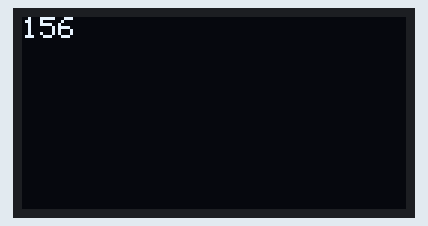
This sketch was run on a simulated Arduboy, built with avr-gcc and run on an emulated ATmega32U4. On the bench: 128×64 one-colour display.

Above: at 0.76 s.
At 5.56 s:
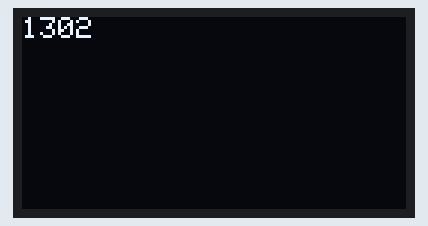
At 10.36 s:
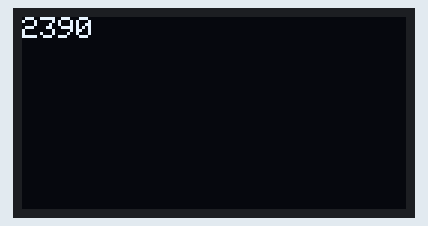
At 20.27 s:
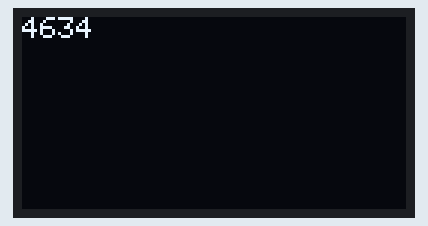
At 29.88 s:
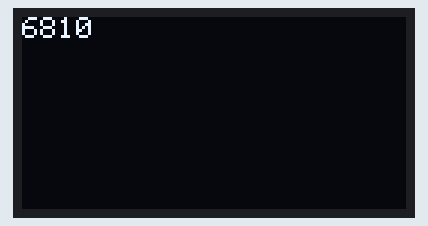
At 39.78 s:
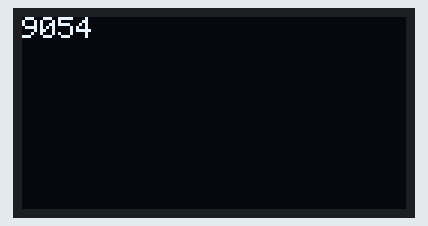

The sketch:

tut3.ino
```cpp
#include <Arduboy.h>
Arduboy arduboy;
int counter;

void setup() {
    arduboy.begin();
    arduboy.clear();
    counter = 0;
}

// counter will overflow to negative number
void loop() {
    arduboy.clear();
    counter = counter + 1;
    arduboy.setCursor(0,0);
    arduboy.print(counter);
    arduboy.display();
}
```
